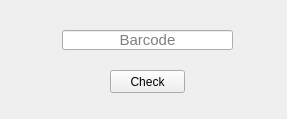
<?xml version="1.0" encoding="UTF-8"?>
<ui version="4.0">
 <class>Form</class>
 <widget class="QWidget" name="Form">
  <property name="geometry">
   <rect>
    <x>0</x>
    <y>0</y>
    <width>287</width>
    <height>119</height>
   </rect>
  </property>
  <property name="windowTitle">
   <string>Check item</string>
  </property>
  <widget class="QPushButton" name="check_bt">
   <property name="geometry">
    <rect>
     <x>110</x>
     <y>70</y>
     <width>75</width>
     <height>23</height>
    </rect>
   </property>
   <property name="text">
    <string>Check</string>
   </property>
  </widget>
  <widget class="QLineEdit" name="code_input">
   <property name="geometry">
    <rect>
     <x>62</x>
     <y>30</y>
     <width>171</width>
     <height>20</height>
    </rect>
   </property>
   <property name="font">
    <font>
     <pointsize>11</pointsize>
    </font>
   </property>
   <property name="alignment">
    <set>Qt::AlignCenter</set>
   </property>
   <property name="placeholderText">
    <string>Barcode</string>
   </property>
  </widget>
 </widget>
 <resources/>
 <connections/>
</ui>
